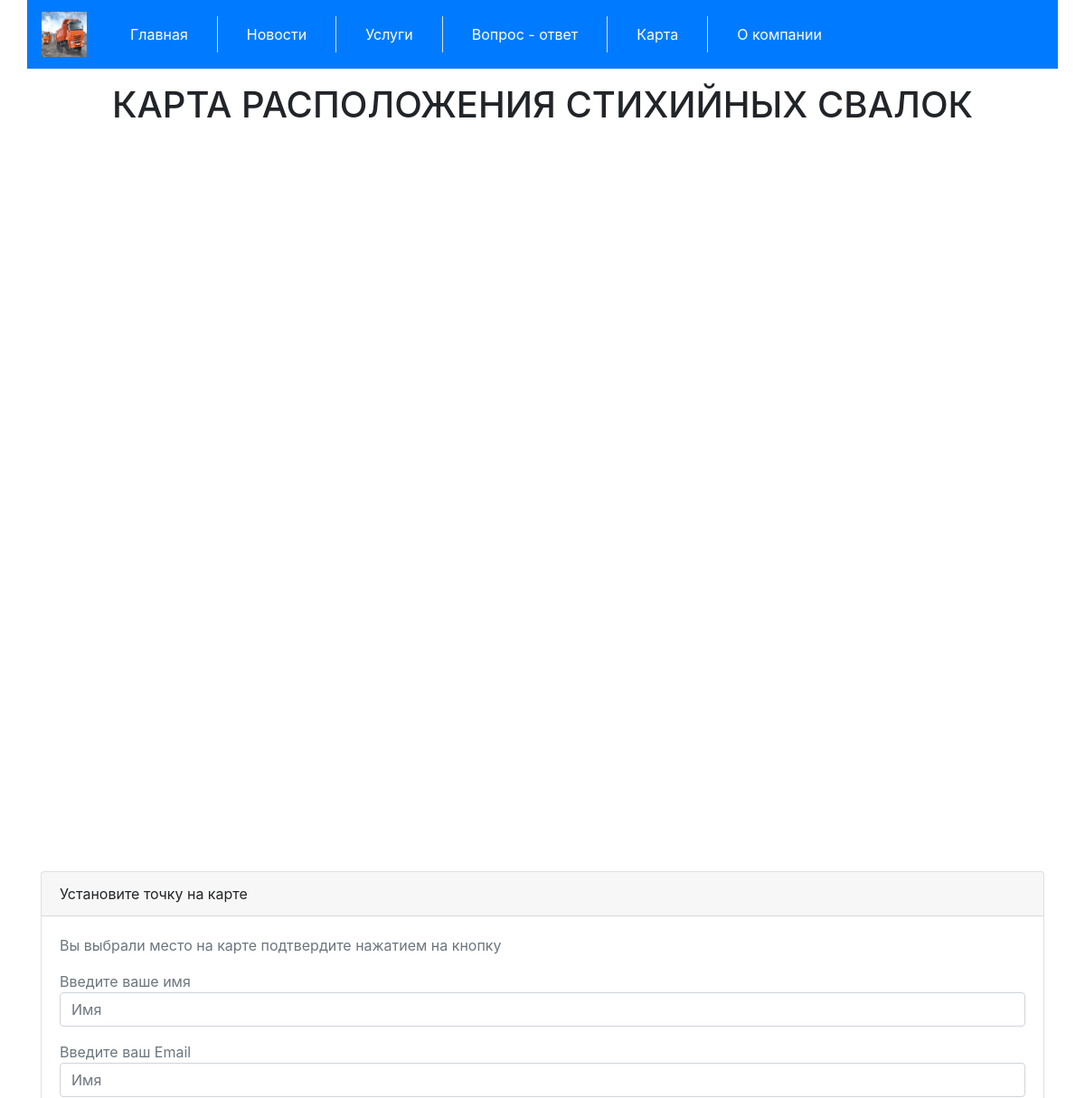
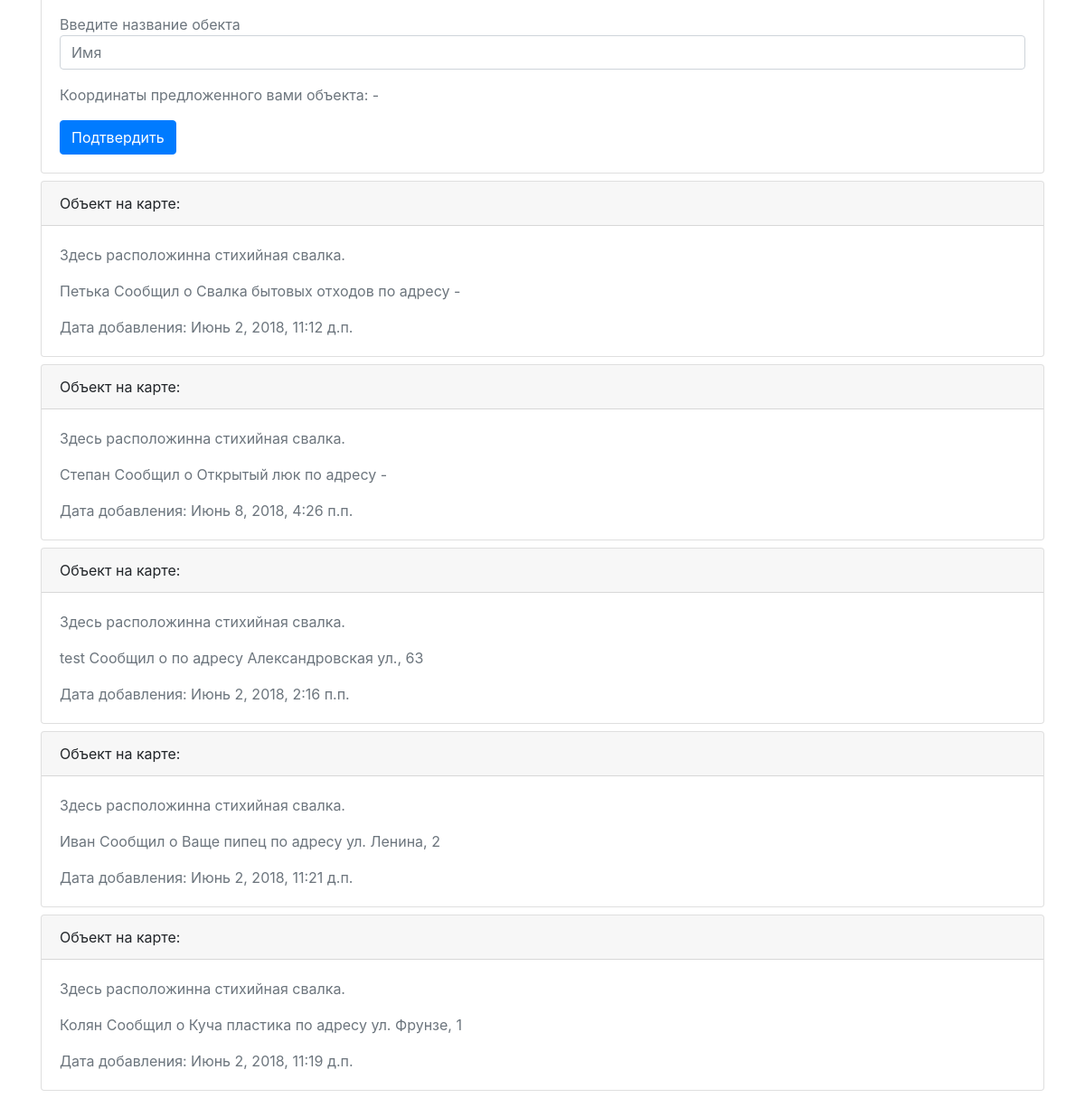
Screenshot of /map/ with the database file from the repository (2 pictures, top to bottom).
### server/models.py (models this page shows, shortened)
class MapObjects(models.Model):
    objects = models.Manager()
    class Meta:
        ordering = ['adres', ]
    adres = models.TextField(
        default="",
        verbose_name="Adres of object"
    )
    name = models.TextField(
        default="",
        verbose_name="Name of user"
    )
    email = models.TextField(
        default="",
        verbose_name="Email of user"
    )
    object_name = models.TextField(
        default="",
        verbose_name="Object name"
    )
    lng = models.FloatField(
        default=0.0
    )
    lat = models.FloatField(
        default=0.0
    )
    date = models.DateTimeField(
        default=datetime.utcnow()
    )

### server/views.py (the view)
# urls.py: url(r'^map/', server_views.map, name='map'),
def map(request):
    return render(
        request=request,
        template_name='map.html',
        context={
            "map": MapObjects.objects.all()[:5]
        }
    )

### templates/map.html (shortened to what this page needs)
{% extends "base.html" %}
{% block content %}
<div class="col-xl-12">
    <h1 class="text-center text-uppercase my-3">Карта расположения стихийных свалок</h1>
</div>
	<div id="map" style="height: 800px; width: 1150px;"></div>
<div class="col-xl-12">
    <div class="card my-2">
        <div class="card-header">
            Установите точку на карте
        </div>
        <div class="card-body text-secondary">
            <p class="card-text">Вы выбрали место на карте подтвердите нажатием на кнопку</p>
            <p class="card-text">Введите ваше имя <input type="text" id="pname" name="query" class="form-control" placeholder="Имя" value=""></p>
            <p class="card-text">Введите ваш Email <input type="text" id="pemail" name="query" class="form-control" placeholder="Имя" value=""></p>
            <p class="card-text">Введите название обекта <input type="text" id="pobj" name="query" class="form-control" placeholder="Имя" value=""></p>
            <p class="card-text">Координаты предложенного вами объекта: <span id="coord">-</span> </p>
            <button type="submit" class="btn btn-primary text-center" id="akcept">Подтвердить</button>
        </div>
    </div>
    {% if map %}
        {% for m in map %}
            <div class="card my-2">
                <div class="card-header">
                    Объект на карте:
                </div>
                <div class="card-body text-secondary">
                    <p class="card-text">Здесь расположинна стихийная свалка.</p>
                    <p class="card-text">{{m.name}} Сообщил о {{m.object_name}} по адресу {{ m.adres }}</p>
                    <p class="card-text">Дата добавления: {{ m.date }}</p>
                </div>
            </div>
        {% endfor %}
    {% endif %}
</div>
{% endblock %}

### rows the page displays
MapObjects: name "Петька", object_name "Свалка бытовых отходов", adres "-", date "Июнь 2, 2018, 11:12 д.п."
MapObjects: name "Степан", object_name "Открытый люк", adres "-", date "Июнь 8, 2018, 4:26 п.п."
MapObjects: name "test", adres "Александровская ул., 63", date "Июнь 2, 2018, 2:16 п.п."
MapObjects: name "Иван", object_name "Ваще пипец", adres "ул. Ленина, 2", date "Июнь 2, 2018, 11:21 д.п."
MapObjects: name "Колян", object_name "Куча пластика", adres "ул. Фрунзе, 1", date "Июнь 2, 2018, 11:19 д.п."
